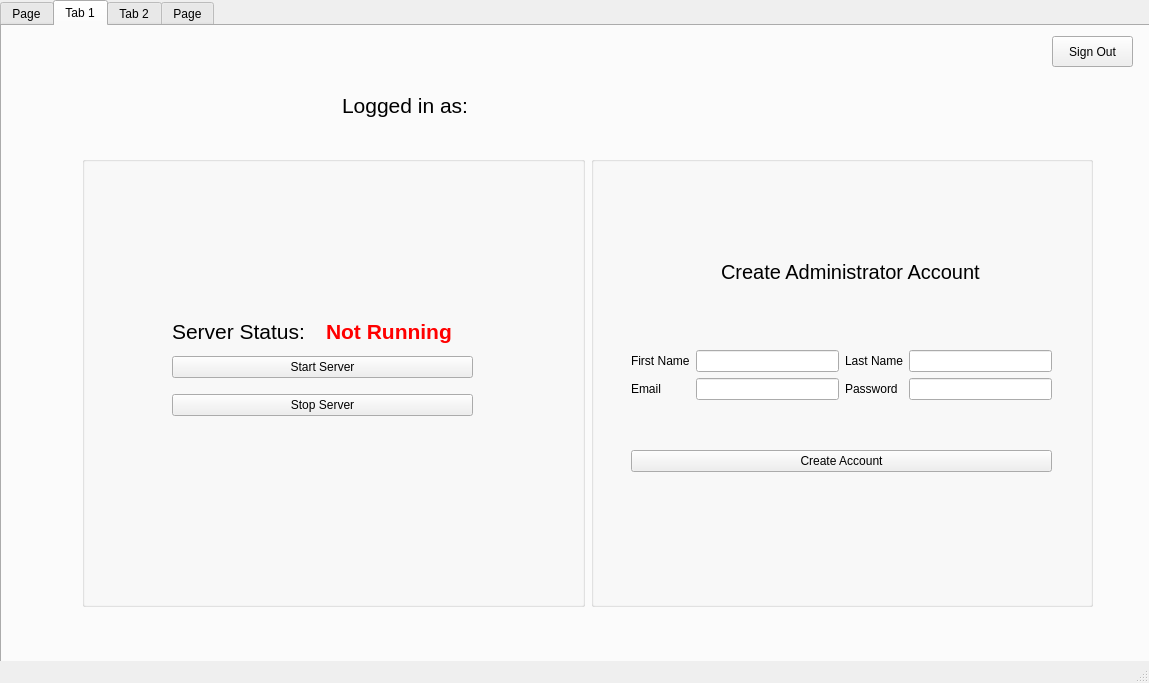
<?xml version="1.0" encoding="UTF-8"?>
<ui version="4.0">
 <class>MainWindow</class>
 <widget class="QMainWindow" name="MainWindow">
  <property name="geometry">
   <rect>
    <x>0</x>
    <y>0</y>
    <width>1149</width>
    <height>683</height>
   </rect>
  </property>
  <property name="windowTitle">
   <string>MainWindow</string>
  </property>
  <widget class="QWidget" name="centralwidget">
   <widget class="QTabWidget" name="serverTabs">
    <property name="geometry">
     <rect>
      <x>0</x>
      <y>0</y>
      <width>1201</width>
      <height>681</height>
     </rect>
    </property>
    <property name="currentIndex">
     <number>1</number>
    </property>
    <widget class="QWidget" name="Account">
     <attribute name="title">
      <string>Page</string>
     </attribute>
     <widget class="QWidget" name="gridLayoutWidget">
      <property name="geometry">
       <rect>
        <x>400</x>
        <y>210</y>
        <width>296</width>
        <height>139</height>
       </rect>
      </property>
      <layout class="QGridLayout" name="gridLayout_2">
       <item row="2" column="1">
        <widget class="QLineEdit" name="usernameField"/>
       </item>
       <item row="4" column="1">
        <widget class="QPushButton" name="adminSignInButton">
         <property name="text">
          <string>Sign In</string>
         </property>
        </widget>
       </item>
       <item row="3" column="1">
        <widget class="QLineEdit" name="passwordField"/>
       </item>
       <item row="2" column="0">
        <widget class="QLabel" name="username_label">
         <property name="text">
          <string>Email:</string>
         </property>
        </widget>
       </item>
       <item row="3" column="0">
        <widget class="QLabel" name="password_label">
         <property name="text">
          <string>Password:</string>
         </property>
        </widget>
       </item>
       <item row="1" column="1">
        <widget class="QLabel" name="title_label">
         <property name="font">
          <font>
           <pointsize>15</pointsize>
          </font>
         </property>
         <property name="text">
          <string>            Admin Login</string>
         </property>
        </widget>
       </item>
      </layout>
     </widget>
     <widget class="QLabel" name="ServerStatusLabel_2">
      <property name="geometry">
       <rect>
        <x>817</x>
        <y>20</y>
        <width>147</width>
        <height>48</height>
       </rect>
      </property>
      <property name="font">
       <font>
        <pointsize>16</pointsize>
       </font>
      </property>
      <property name="text">
       <string>Server Status: </string>
      </property>
     </widget>
     <widget class="QLabel" name="StatusLabel_2">
      <property name="geometry">
       <rect>
        <x>970</x>
        <y>20</y>
        <width>146</width>
        <height>48</height>
       </rect>
      </property>
      <property name="font">
       <font>
        <pointsize>16</pointsize>
        <bold>true</bold>
       </font>
      </property>
      <property name="styleSheet">
       <string notr="true">color: red;</string>
      </property>
      <property name="text">
       <string>Not Running</string>
      </property>
     </widget>
    </widget>
    <widget class="QWidget" name="adminFunctions">
     <attribute name="title">
      <string>Tab 1</string>
     </attribute>
     <widget class="QWidget" name="horizontalLayoutWidget_3">
      <property name="geometry">
       <rect>
        <x>80</x>
        <y>130</y>
        <width>1011</width>
        <height>451</height>
       </rect>
      </property>
      <layout class="QHBoxLayout" name="controlLayout">
       <item>
        <widget class="QGroupBox" name="serverFunctions">
         <property name="title">
          <string/>
         </property>
         <widget class="QWidget" name="verticalLayoutWidget">
          <property name="geometry">
           <rect>
            <x>90</x>
            <y>190</y>
            <width>301</width>
            <height>80</height>
           </rect>
          </property>
          <layout class="QVBoxLayout" name="serverControlLayout">
           <item>
            <widget class="QPushButton" name="startServerButton">
             <property name="text">
              <string>Start Server</string>
             </property>
            </widget>
           </item>
           <item>
            <widget class="QPushButton" name="stopServerButton">
             <property name="text">
              <string>Stop Server</string>
             </property>
            </widget>
           </item>
          </layout>
         </widget>
         <widget class="QWidget" name="horizontalLayoutWidget_2">
          <property name="geometry">
           <rect>
            <x>90</x>
            <y>150</y>
            <width>301</width>
            <height>50</height>
           </rect>
          </property>
          <layout class="QHBoxLayout" name="ServerControlLayout">
           <item>
            <widget class="QLabel" name="ServerStatusLabel">
             <property name="font">
              <font>
               <pointsize>16</pointsize>
              </font>
             </property>
             <property name="text">
              <string>Server Status: </string>
             </property>
            </widget>
           </item>
           <item>
            <widget class="QLabel" name="StatusLabel">
             <property name="font">
              <font>
               <pointsize>16</pointsize>
               <bold>true</bold>
              </font>
             </property>
             <property name="styleSheet">
              <string notr="true">color: red;</string>
             </property>
             <property name="text">
              <string>Not Running</string>
             </property>
            </widget>
           </item>
          </layout>
         </widget>
        </widget>
       </item>
       <item>
        <widget class="QGroupBox" name="addNewAdmin">
         <property name="title">
          <string/>
         </property>
         <widget class="QWidget" name="verticalLayoutWidget_2">
          <property name="geometry">
           <rect>
            <x>40</x>
            <y>150</y>
            <width>421</width>
            <height>211</height>
           </rect>
          </property>
          <layout class="QVBoxLayout" name="verticalLayout_2">
           <item>
            <layout class="QGridLayout" name="gridLayout">
             <item row="0" column="2">
              <widget class="QLineEdit" name="fNameField"/>
             </item>
             <item row="1" column="0">
              <widget class="QLabel" name="emailLabel">
               <property name="text">
                <string>Email</string>
               </property>
              </widget>
             </item>
             <item row="0" column="0">
              <widget class="QLabel" name="fNameLabel">
               <property name="text">
                <string>First Name</string>
               </property>
              </widget>
             </item>
             <item row="1" column="2">
              <widget class="QLineEdit" name="emailField"/>
             </item>
             <item row="0" column="4">
              <widget class="QLineEdit" name="lNameField"/>
             </item>
             <item row="1" column="4">
              <widget class="QLineEdit" name="passField"/>
             </item>
             <item row="1" column="3">
              <widget class="QLabel" name="passLabel">
               <property name="text">
                <string>Password</string>
               </property>
              </widget>
             </item>
             <item row="0" column="3">
              <widget class="QLabel" name="lNameLabel">
               <property name="text">
                <string>Last Name</string>
               </property>
              </widget>
             </item>
            </layout>
           </item>
           <item>
            <widget class="QPushButton" name="createAccountButton">
             <property name="text">
              <string>Create Account</string>
             </property>
            </widget>
           </item>
          </layout>
         </widget>
         <widget class="QLabel" name="createAdminLabel">
          <property name="geometry">
           <rect>
            <x>130</x>
            <y>80</y>
            <width>281</width>
            <height>71</height>
           </rect>
          </property>
          <property name="font">
           <font>
            <pointsize>15</pointsize>
           </font>
          </property>
          <property name="text">
           <string>Create Administrator Account</string>
          </property>
         </widget>
        </widget>
       </item>
      </layout>
     </widget>
     <widget class="QPushButton" name="signOutButton">
      <property name="geometry">
       <rect>
        <x>1050</x>
        <y>10</y>
        <width>81</width>
        <height>31</height>
       </rect>
      </property>
      <property name="text">
       <string>Sign Out</string>
      </property>
     </widget>
     <widget class="QLabel" name="loggedInAs">
      <property name="geometry">
       <rect>
        <x>340</x>
        <y>40</y>
        <width>131</width>
        <height>78</height>
       </rect>
      </property>
      <property name="font">
       <font>
        <pointsize>16</pointsize>
       </font>
      </property>
      <property name="text">
       <string>Logged in as:</string>
      </property>
     </widget>
     <widget class="QLabel" name="usernameLabel">
      <property name="geometry">
       <rect>
        <x>480</x>
        <y>40</y>
        <width>371</width>
        <height>78</height>
       </rect>
      </property>
      <property name="font">
       <font>
        <pointsize>16</pointsize>
       </font>
      </property>
      <property name="text">
       <string/>
      </property>
     </widget>
    </widget>
    <widget class="QWidget" name="UserStats">
     <attribute name="title">
      <string>Tab 2</string>
     </attribute>
     <widget class="QTableWidget" name="activeUsers">
      <property name="geometry">
       <rect>
        <x>70</x>
        <y>70</y>
        <width>461</width>
        <height>481</height>
       </rect>
      </property>
      <column>
       <property name="text">
        <string>ID</string>
       </property>
       <property name="font">
        <font>
         <pointsize>12</pointsize>
        </font>
       </property>
      </column>
      <column>
       <property name="text">
        <string>Name</string>
       </property>
       <property name="font">
        <font>
         <pointsize>12</pointsize>
        </font>
       </property>
      </column>
      <column>
       <property name="text">
        <string>Email</string>
       </property>
       <property name="font">
        <font>
         <pointsize>12</pointsize>
        </font>
       </property>
      </column>
     </widget>
     <widget class="QLabel" name="activeUsersLabel">
      <property name="geometry">
       <rect>
        <x>230</x>
        <y>30</y>
        <width>131</width>
        <height>31</height>
       </rect>
      </property>
      <property name="font">
       <font>
        <pointsize>18</pointsize>
       </font>
      </property>
      <property name="text">
       <string>Active Users</string>
      </property>
     </widget>
     <widget class="QLabel" name="userListLabel">
      <property name="geometry">
       <rect>
        <x>820</x>
        <y>30</y>
        <width>101</width>
        <height>31</height>
       </rect>
      </property>
      <property name="font">
       <font>
        <pointsize>18</pointsize>
       </font>
      </property>
      <property name="text">
       <string>User List</string>
      </property>
     </widget>
     <widget class="QTableWidget" name="userInfo">
      <property name="geometry">
       <rect>
        <x>630</x>
        <y>70</y>
        <width>461</width>
        <height>481</height>
       </rect>
      </property>
      <column>
       <property name="text">
        <string>ID</string>
       </property>
       <property name="font">
        <font>
         <pointsize>12</pointsize>
        </font>
       </property>
      </column>
      <column>
       <property name="text">
        <string>Name</string>
       </property>
       <property name="font">
        <font>
         <pointsize>12</pointsize>
        </font>
       </property>
      </column>
      <column>
       <property name="text">
        <string>Email</string>
       </property>
       <property name="font">
        <font>
         <pointsize>12</pointsize>
        </font>
       </property>
      </column>
     </widget>
    </widget>
    <widget class="QWidget" name="RepoStats">
     <attribute name="title">
      <string>Page</string>
     </attribute>
     <widget class="QComboBox" name="repositoryComboBox">
      <property name="geometry">
       <rect>
        <x>40</x>
        <y>80</y>
        <width>191</width>
        <height>31</height>
       </rect>
      </property>
     </widget>
     <widget class="QLabel" name="repoTitleLabe">
      <property name="geometry">
       <rect>
        <x>40</x>
        <y>40</y>
        <width>191</width>
        <height>31</height>
       </rect>
      </property>
      <property name="font">
       <font>
        <pointsize>13</pointsize>
       </font>
      </property>
      <property name="text">
       <string>View Repository Details:</string>
      </property>
     </widget>
     <widget class="QTableWidget" name="repoInfoTable">
      <property name="geometry">
       <rect>
        <x>40</x>
        <y>120</y>
        <width>361</width>
        <height>441</height>
       </rect>
      </property>
      <column>
       <property name="text">
        <string>ID</string>
       </property>
      </column>
      <column>
       <property name="text">
        <string>User</string>
       </property>
      </column>
      <column>
       <property name="text">
        <string>Permission</string>
       </property>
      </column>
     </widget>
     <widget class="QGroupBox" name="addContributorBox">
      <property name="geometry">
       <rect>
        <x>430</x>
        <y>120</y>
        <width>311</width>
        <height>201</height>
       </rect>
      </property>
      <property name="title">
       <string/>
      </property>
      <widget class="QLabel" name="label_2">
       <property name="geometry">
        <rect>
         <x>70</x>
         <y>30</y>
         <width>211</width>
         <height>21</height>
        </rect>
       </property>
       <property name="font">
        <font>
         <pointsize>16</pointsize>
        </font>
       </property>
       <property name="text">
        <string>Add a Contributor:</string>
       </property>
      </widget>
      <widget class="QComboBox" name="addContribPerm">
       <property name="geometry">
        <rect>
         <x>130</x>
         <y>120</y>
         <width>131</width>
         <height>21</height>
        </rect>
       </property>
       <property name="font">
        <font>
         <pointsize>12</pointsize>
        </font>
       </property>
       <item>
        <property name="text">
         <string/>
        </property>
       </item>
       <item>
        <property name="text">
         <string>Read</string>
        </property>
       </item>
       <item>
        <property name="text">
         <string>Read &amp; Write</string>
        </property>
       </item>
       <item>
        <property name="text">
         <string>Execute</string>
        </property>
       </item>
      </widget>
      <widget class="QLabel" name="label_4">
       <property name="geometry">
        <rect>
         <x>40</x>
         <y>120</y>
         <width>81</width>
         <height>16</height>
        </rect>
       </property>
       <property name="font">
        <font>
         <pointsize>13</pointsize>
        </font>
       </property>
       <property name="text">
        <string>Permission</string>
       </property>
      </widget>
      <widget class="QLineEdit" name="addContribEmail">
       <property name="geometry">
        <rect>
         <x>110</x>
         <y>80</y>
         <width>151</width>
         <height>21</height>
        </rect>
       </property>
      </widget>
      <widget class="QLabel" name="label_3">
       <property name="geometry">
        <rect>
         <x>40</x>
         <y>80</y>
         <width>49</width>
         <height>16</height>
        </rect>
       </property>
       <property name="font">
        <font>
         <pointsize>13</pointsize>
        </font>
       </property>
       <property name="text">
        <string>Email</string>
       </property>
      </widget>
      <widget class="QPushButton" name="addContribButton">
       <property name="geometry">
        <rect>
         <x>40</x>
         <y>160</y>
         <width>221</width>
         <height>24</height>
        </rect>
       </property>
       <property name="text">
        <string>Add Contributor</string>
       </property>
      </widget>
     </widget>
     <widget class="QGroupBox" name="remContributorBox">
      <property name="geometry">
       <rect>
        <x>430</x>
        <y>360</y>
        <width>311</width>
        <height>201</height>
       </rect>
      </property>
      <property name="title">
       <string/>
      </property>
      <widget class="QLabel" name="label_5">
       <property name="geometry">
        <rect>
         <x>50</x>
         <y>30</y>
         <width>221</width>
         <height>21</height>
        </rect>
       </property>
       <property name="font">
        <font>
         <pointsize>16</pointsize>
        </font>
       </property>
       <property name="text">
        <string>Remove a Contributor</string>
       </property>
      </widget>
      <widget class="QLabel" name="label_6">
       <property name="geometry">
        <rect>
         <x>40</x>
         <y>120</y>
         <width>61</width>
         <height>16</height>
        </rect>
       </property>
       <property name="font">
        <font>
         <pointsize>13</pointsize>
        </font>
       </property>
       <property name="text">
        <string>Reason</string>
       </property>
      </widget>
      <widget class="QLineEdit" name="remContribEmail">
       <property name="geometry">
        <rect>
         <x>110</x>
         <y>80</y>
         <width>151</width>
         <height>21</height>
        </rect>
       </property>
      </widget>
      <widget class="QLabel" name="label_7">
       <property name="geometry">
        <rect>
         <x>40</x>
         <y>80</y>
         <width>49</width>
         <height>16</height>
        </rect>
       </property>
       <property name="font">
        <font>
         <pointsize>13</pointsize>
        </font>
       </property>
       <property name="text">
        <string>Email</string>
       </property>
      </widget>
      <widget class="QPushButton" name="remContribButton">
       <property name="geometry">
        <rect>
         <x>40</x>
         <y>160</y>
         <width>221</width>
         <height>24</height>
        </rect>
       </property>
       <property name="text">
        <string>Remove Contributor</string>
       </property>
      </widget>
      <widget class="QComboBox" name="remContribReason">
       <property name="geometry">
        <rect>
         <x>110</x>
         <y>120</y>
         <width>151</width>
         <height>21</height>
        </rect>
       </property>
       <item>
        <property name="text">
         <string/>
        </property>
       </item>
       <item>
        <property name="text">
         <string>Empolyee Terminated</string>
        </property>
       </item>
       <item>
        <property name="text">
         <string>Employee Quit</string>
        </property>
       </item>
       <item>
        <property name="text">
         <string>Added on Accident</string>
        </property>
       </item>
      </widget>
     </widget>
     <widget class="QLabel" name="isPrivateLabel">
      <property name="geometry">
       <rect>
        <x>310</x>
        <y>80</y>
        <width>91</width>
        <height>31</height>
       </rect>
      </property>
      <property name="font">
       <font>
        <pointsize>13</pointsize>
       </font>
      </property>
      <property name="text">
       <string/>
      </property>
     </widget>
     <widget class="QGroupBox" name="createRepoBox">
      <property name="geometry">
       <rect>
        <x>780</x>
        <y>120</y>
        <width>311</width>
        <height>201</height>
       </rect>
      </property>
      <property name="title">
       <string/>
      </property>
      <widget class="QPushButton" name="createRepoButton">
       <property name="geometry">
        <rect>
         <x>40</x>
         <y>150</y>
         <width>231</width>
         <height>24</height>
        </rect>
       </property>
       <property name="text">
        <string>Create Repository</string>
       </property>
      </widget>
      <widget class="QCheckBox" name="publicCheckBox">
       <property name="geometry">
        <rect>
         <x>110</x>
         <y>110</y>
         <width>78</width>
         <height>22</height>
        </rect>
       </property>
       <property name="text">
        <string>Public</string>
       </property>
      </widget>
      <widget class="QLabel" name="label_8">
       <property name="geometry">
        <rect>
         <x>40</x>
         <y>70</y>
         <width>61</width>
         <height>21</height>
        </rect>
       </property>
       <property name="font">
        <font>
         <pointsize>13</pointsize>
        </font>
       </property>
       <property name="text">
        <string>Name</string>
       </property>
      </widget>
      <widget class="QLabel" name="label">
       <property name="geometry">
        <rect>
         <x>50</x>
         <y>20</y>
         <width>221</width>
         <height>41</height>
        </rect>
       </property>
       <property name="font">
        <font>
         <pointsize>16</pointsize>
        </font>
       </property>
       <property name="text">
        <string>Create New Repository</string>
       </property>
      </widget>
      <widget class="QLabel" name="label_9">
       <property name="geometry">
        <rect>
         <x>40</x>
         <y>110</y>
         <width>61</width>
         <height>21</height>
        </rect>
       </property>
       <property name="font">
        <font>
         <pointsize>13</pointsize>
        </font>
       </property>
       <property name="text">
        <string>Type</string>
       </property>
      </widget>
      <widget class="QCheckBox" name="privateCheckBox">
       <property name="geometry">
        <rect>
         <x>200</x>
         <y>110</y>
         <width>71</width>
         <height>22</height>
        </rect>
       </property>
       <property name="text">
        <string>Private</string>
       </property>
      </widget>
      <widget class="QLineEdit" name="RepoName">
       <property name="geometry">
        <rect>
         <x>100</x>
         <y>70</y>
         <width>171</width>
         <height>24</height>
        </rect>
       </property>
      </widget>
     </widget>
     <widget class="QGroupBox" name="remContributorBox_2">
      <property name="geometry">
       <rect>
        <x>780</x>
        <y>360</y>
        <width>311</width>
        <height>201</height>
       </rect>
      </property>
      <property name="title">
       <string/>
      </property>
      <widget class="QLabel" name="label_10">
       <property name="geometry">
        <rect>
         <x>70</x>
         <y>20</y>
         <width>191</width>
         <height>31</height>
        </rect>
       </property>
       <property name="font">
        <font>
         <pointsize>16</pointsize>
        </font>
       </property>
       <property name="text">
        <string>Delete a Repository</string>
       </property>
      </widget>
      <widget class="QLabel" name="label_11">
       <property name="geometry">
        <rect>
         <x>40</x>
         <y>120</y>
         <width>61</width>
         <height>16</height>
        </rect>
       </property>
       <property name="font">
        <font>
         <pointsize>13</pointsize>
        </font>
       </property>
       <property name="text">
        <string>Name</string>
       </property>
      </widget>
      <widget class="QLineEdit" name="remRepIDField">
       <property name="geometry">
        <rect>
         <x>110</x>
         <y>80</y>
         <width>151</width>
         <height>21</height>
        </rect>
       </property>
      </widget>
      <widget class="QLabel" name="label_12">
       <property name="geometry">
        <rect>
         <x>40</x>
         <y>80</y>
         <width>49</width>
         <height>16</height>
        </rect>
       </property>
       <property name="font">
        <font>
         <pointsize>13</pointsize>
        </font>
       </property>
       <property name="text">
        <string>ID</string>
       </property>
      </widget>
      <widget class="QPushButton" name="remRepButton">
       <property name="geometry">
        <rect>
         <x>40</x>
         <y>160</y>
         <width>221</width>
         <height>24</height>
        </rect>
       </property>
       <property name="text">
        <string>Delete Repository</string>
       </property>
      </widget>
      <widget class="QLineEdit" name="remRepNameField">
       <property name="geometry">
        <rect>
         <x>110</x>
         <y>120</y>
         <width>151</width>
         <height>21</height>
        </rect>
       </property>
      </widget>
     </widget>
     <widget class="QGroupBox" name="confirmDelRepoBox">
      <property name="geometry">
       <rect>
        <x>410</x>
        <y>220</y>
        <width>351</width>
        <height>161</height>
       </rect>
      </property>
      <property name="styleSheet">
       <string notr="true">background-color:white;</string>
      </property>
      <property name="title">
       <string/>
      </property>
      <widget class="QLabel" name="label_13">
       <property name="geometry">
        <rect>
         <x>110</x>
         <y>10</y>
         <width>141</width>
         <height>41</height>
        </rect>
       </property>
       <property name="font">
        <font>
         <pointsize>16</pointsize>
        </font>
       </property>
       <property name="text">
        <string>Are You Sure?</string>
       </property>
      </widget>
      <widget class="QLabel" name="label_14">
       <property name="geometry">
        <rect>
         <x>10</x>
         <y>70</y>
         <width>141</width>
         <height>21</height>
        </rect>
       </property>
       <property name="font">
        <font>
         <pointsize>13</pointsize>
        </font>
       </property>
       <property name="text">
        <string>Confirm Password</string>
       </property>
      </widget>
      <widget class="QLineEdit" name="confirmPasswordField">
       <property name="geometry">
        <rect>
         <x>160</x>
         <y>70</y>
         <width>181</width>
         <height>24</height>
        </rect>
       </property>
      </widget>
      <widget class="QPushButton" name="deleteRepoButton">
       <property name="geometry">
        <rect>
         <x>20</x>
         <y>110</y>
         <width>151</width>
         <height>24</height>
        </rect>
       </property>
       <property name="text">
        <string>Delete Repository</string>
       </property>
      </widget>
      <widget class="QPushButton" name="cancelDelRepoButton">
       <property name="geometry">
        <rect>
         <x>180</x>
         <y>110</y>
         <width>151</width>
         <height>24</height>
        </rect>
       </property>
       <property name="text">
        <string>Cancel</string>
       </property>
      </widget>
     </widget>
     <widget class="QLabel" name="IDLabel">
      <property name="geometry">
       <rect>
        <x>240</x>
        <y>80</y>
        <width>51</width>
        <height>31</height>
       </rect>
      </property>
      <property name="font">
       <font>
        <pointsize>13</pointsize>
       </font>
      </property>
      <property name="text">
       <string/>
      </property>
     </widget>
    </widget>
   </widget>
  </widget>
  <widget class="QMenuBar" name="menubar">
   <property name="geometry">
    <rect>
     <x>0</x>
     <y>0</y>
     <width>1149</width>
     <height>21</height>
    </rect>
   </property>
  </widget>
  <widget class="QStatusBar" name="statusbar"/>
 </widget>
 <resources/>
 <connections/>
</ui>
